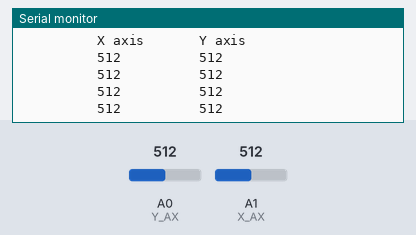
The sketch below on a simulated Arduino Uno, built with avr-gcc and run on an emulated ATmega328P. Shown: the last lines printed to the serial monitor. The test bench sets the inputs (shaded band); at power-on: A0 (Y_AX) = 512, A1 (X_AX) = 512.

Above: at 1.2 s.
1.3 s: A0 (Y_AX) set to 716
At 1.71 s:
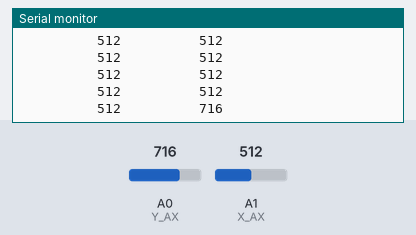
2.8 s: A1 (X_AX) set to 716
At 2.91 s:
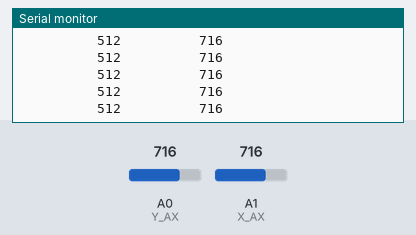
4.3 s: A0 (Y_AX) set to 900
At 4.42 s:
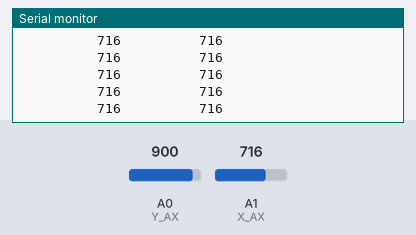
5.8 s: A1 (X_AX) set to 900
At 5.92 s:
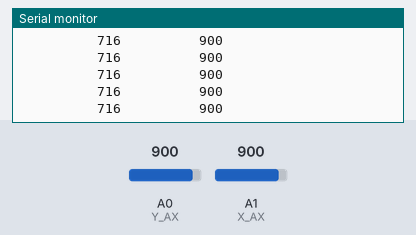
Timing chart, 0 to 8.3 s (numbered marks = the images above; inputs shaded):
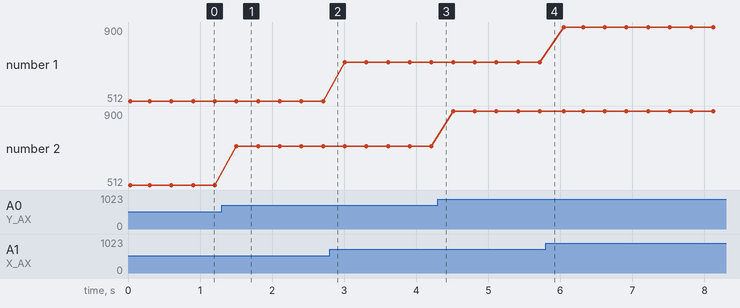

Measured:
- after the input at 1.3 s, the serial monitor: prints a new line after 0.20 s (image 1)
- plotted number 2: 512 → 716 after the input at 1.3 s, 716 → 900 after the input at 4.3 s

The sketch:

JoystickMod_Test.ino
```cpp
// ─── Pin Definitions ─────────────────────────────────────────────────────────
// Analog pin A1 connected to the X-axis output of the joystick module
// Moving the joystick left/right changes the voltage on this pin (0–1023)
const int X_AX = A1;

// Analog pin A0 connected to the Y-axis output of the joystick module
// Moving the joystick up/down changes the voltage on this pin (0–1023)
const int Y_AX = A0;


// ─── Global Variables ─────────────────────────────────────────────────────────
// Tracks how many loop iterations have passed since the last heading was printed
// Used to reprint the column header every 20 rows so the table stays readable
int rows = 0;


// ─── Setup (runs once on power-on) ───────────────────────────────────────────
void setup() {
  // Start serial communication at 9600 baud so values appear in the Serial Monitor
  Serial.begin(9600);

  // Print the column heading ("X axis  |  Y axis") before any readings appear
  showHeading();
}


// ─── Main Loop (runs repeatedly) ─────────────────────────────────────────────
void loop() {
  // Increment the row counter each iteration to track how many readings have printed
  rows++;

  // Every 20 rows, reprint the column heading so the table stays easy to read
  // as it scrolls — approximately every 6 seconds (20 rows × 300ms delay)
  if (rows > 20) {
    rows = 0;      // Reset counter back to 0
    showHeading(); // Reprint the "X axis | Y axis" header
  }

  // Read and print the current X-axis value from the joystick
  // analogRead() returns a value from 0–1023:
  //   ~0    = joystick pushed fully left
  //   ~512  = joystick centered (resting position)
  //   ~1023 = joystick pushed fully right
  Serial.print("          ");       // Indent for alignment
  Serial.print(analogRead(X_AX));   // Print raw X-axis ADC value

  Serial.print("          ");       // Spacing between columns
  Serial.println(analogRead(Y_AX)); // Print raw Y-axis ADC value, then newline
  // Note: Y-axis reads similarly — ~0 = fully down, ~512 = center, ~1023 = fully up

  // Wait 300ms before the next reading to debounce and keep output readable
  // Reducing this value gives faster updates; increasing it slows the output down
  delay(300);
}


// ─── Helper Function ─────────────────────────────────────────────────────────
// Prints the column headers to the Serial Monitor
// Called once on startup and again every 20 rows to keep the table labeled
void showHeading() {
  Serial.println("          X axis       Y axis");
}
```
